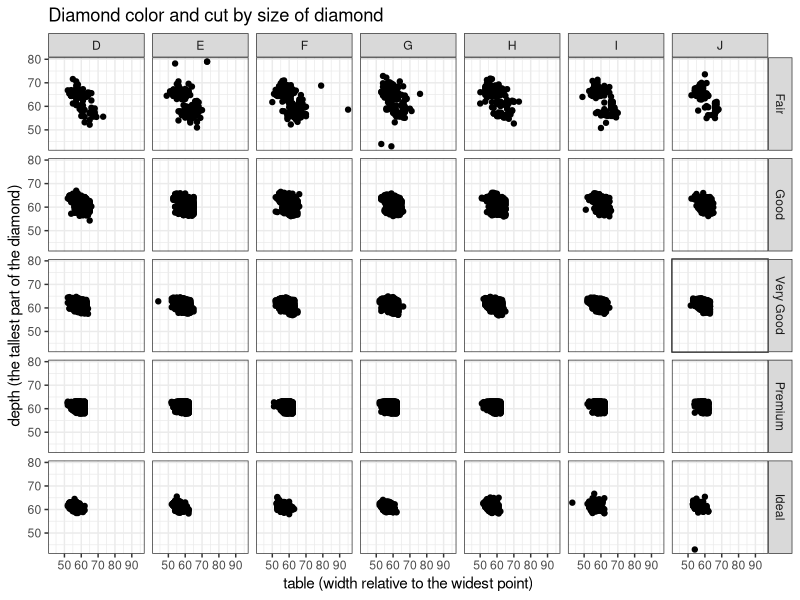

Reproduce this figure in R. (Note: this script raises an error after producing the figure.)
library(ggplot2)
data(diamonds)

#Creating the plot utilizing table and depth as the x and y variables respectively
ggplot(
  data = diamonds,
  mapping = aes(
    x = table,
    y = depth
  )
) +
  #After creating the scatter, I utilize facet to split the graph up into grids to better visualize the differences looking at color and cut
  geom_point() +
  facet_grid(cut~color) +
  #Adding labels for people who are new to looking at statistics about diamonds and simplifying the table and depth meanings
  labs(
    x = "table (width relative to the widest point)",
    y = "depth (the tallest part of the diamond)",
    title = "Diamond color and cut by size of diamond"
  ) +
  theme_bw()

#Starting penguins plot

#removes all N/A's from the data to make the visualization clear
peng <- na.omit(penguins)
#Creating scatter plots from penguins with flipper length and body mass alongside coloring the points utilizing the species
ggplot(
  data = peng,
  mapping = aes(
    x = flipper_length_mm,
    y = body_mass_g,
    color = species
  )
) +
  geom_point() +
  #creates 2 different plots separated by sex
  facet_grid(~sex) +
  #Created labels to clear unnecessary syntax from labels and show the units alongside adding a title
  labs(
    x = "Flipper length (mm)",
    y = "Body mass (g)",
    title = "Effect of Sex on size of penguins"
  ) +
  theme_bw()

#Start of baby plot

#Create subset of baby names that just includes John, Kenneth, Gracie, and Zachary
library(tidyverse)
library(dplyr)

subBabyNames <- BabyNames %>%
  #filtering only the necessary names, then creating a frequency table after changing the case from names to individual people
  filter(name == c("John", "Kenneth", "Gracie", "Zachary")) %>%
  uncount(weights = count) %>%
  group_by(year, name) %>%
  summarize(count=sum(n()))

#Begin Plotting using year and count as the x and y
ggplot(
  data = subBabyNames,
  mapping = aes(
    x = year,
    y = count,
    color = name
  )
) +
  #Thickening the lines slightly while adding some transparency to help see the stacked lines
  geom_line(size = 2, alpha = 0.8) +
  #Labeling to help with visualization and to title the graph
  labs(
    x = "Year",
    y = "Total number of People with name",
    title = "Popularity of 4 names over the years"
  ) +
  theme_bw()


